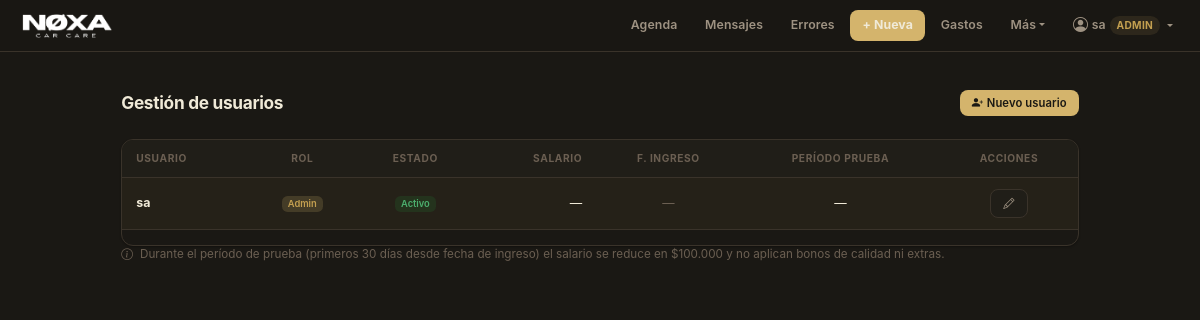
The page /users (signed in) on the database as committed earlier.
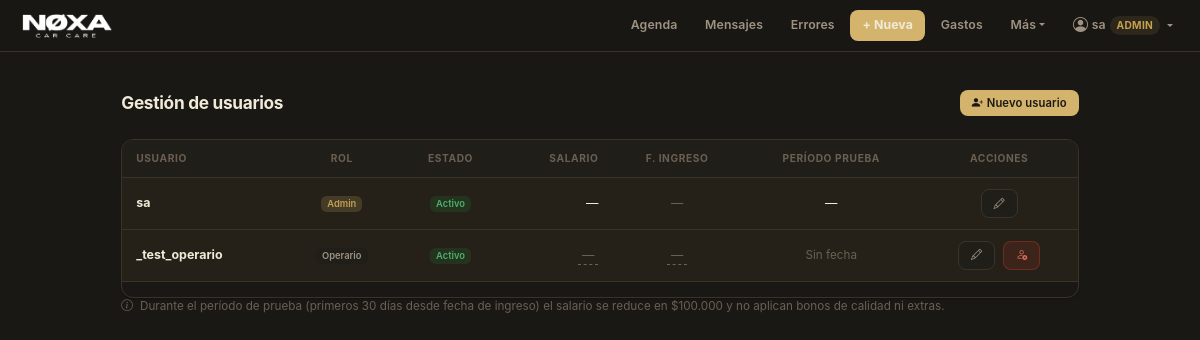
The same page on the database as committed later.
### app.py (models this page shows, shortened)
class User(db.Model):
    __tablename__ = "users"
    id           = db.Column(db.Integer, primary_key=True)
    username     = db.Column(db.String(80), nullable=False, unique=True)
    password_hash= db.Column(db.String(256), nullable=False)
    role         = db.Column(db.String(20), nullable=False, default="operario")
    is_active    = db.Column(db.Boolean, default=True)
    created_at   = db.Column(db.DateTime, nullable=False, default=datetime.utcnow)
    must_change_password = db.Column(db.Boolean, default=False)
    salary          = db.Column(db.Integer, default=0)
    is_trial_period = db.Column(db.Boolean, default=False)  # override manual (legado)
    hire_date       = db.Column(db.Date, nullable=True)     # fecha real de ingreso

### app.py (the view)
@app.route("/users")
def users_list():
    if not getattr(g, "current_user", None) or g.current_user.role != "admin":
        flash("Acceso restringido a administradores.", "danger")
        return redirect(url_for("calendar_view"))
    users = User.query.order_by(User.created_at.asc()).all()
    return render_template("users.html", users=users, today=date.today())

### app.py (called while the page is built)
@app.before_request
def require_login():
    endpoint = request.endpoint
    if endpoint in PUBLIC_ENDPOINTS:
        return
    user_id = session.get("user_id")
    if not user_id:
        return redirect(url_for("login", next=request.path))
    user = User.query.get(user_id)
    if not user or not user.is_active:
        session.clear()
        return redirect(url_for("login"))
    g.current_user = user
    if bool(user.must_change_password) and endpoint not in CHANGE_PWD_ENDPOINTS:
        flash("Debes cambiar tu contraseña antes de continuar.", "warning")
        return redirect(url_for("change_password"))
    if user.role == "operario" and endpoint not in OPERARIO_ENDPOINTS:
        flash("No tienes permiso para acceder a esa sección.", "danger")
        return redirect(url_for("calendar_view"))

@app.context_processor
def inject_user():
    return {"current_user": getattr(g, "current_user", None)}

### templates/users.html (shortened to what this page needs)
{% extends "base.html" %}
{% block content %}
<div class="container mt-4" style="max-width:980px;">
  <div class="d-flex align-items-center justify-content-between mb-4">
    <h2 class="mb-0">Gestión de usuarios</h2>
    <button class="btn btn-primary btn-sm" data-bs-toggle="modal" data-bs-target="#modalNewUser">
      <i class="bi bi-person-plus-fill me-1"></i>Nuevo usuario
    </button>
  </div>
  <div class="table-responsive">
    <table class="table table-dark table-hover align-middle">
      <thead>
        <tr>
          <th>Usuario</th>
          <th class="text-center">Rol</th>
          <th class="text-center">Estado</th>
          <th class="text-end">Salario</th>
          <th class="text-center">F. Ingreso</th>
          <th class="text-center">Período prueba</th>
          <th class="text-center">Acciones</th>
        </tr>
      </thead>
      <tbody>
        {% for u in users %}
        <tr>
          <td class="fw-bold">{{ u.username }}</td>
          <td class="text-center">
            {% if u.role == 'admin' %}
              <span class="badge bg-warning">Admin</span>
            {% elif u.role == 'lider' %}
              <span class="badge bg-info">Líder</span>
            {% else %}
              <span class="badge bg-secondary">Operario</span>
            {% endif %}
          </td>
          <td class="text-center">
            {% if u.is_active %}
              <span class="badge bg-success">Activo</span>
            {% else %}
              <span class="badge bg-danger">Inactivo</span>
            {% endif %}
          </td>
          <td class="text-end">
            {% if u.role == 'operario' %}
            <span class="editable-salary" data-id="{{ u.id }}" data-value="{{ u.salary or 0 }}"
                  style="cursor:pointer;border-bottom:1px dashed rgba(255,255,255,0.3);padding:2px 4px;">
              {% if u.salary %}
                $ {{ "{:,}".format(u.salary).replace(",", ".") }}
              {% else %}
                <span class="text-muted">—</span>
              {% endif %}
            </span>
            {% else %}—{% endif %}
          </td>
          <td class="text-center" style="font-size:0.82rem;">
            {% if u.role == 'operario' %}
              <span class="editable-hire-date" data-id="{{ u.id }}"
                    data-value="{{ u.hire_date.isoformat() if u.hire_date else '' }}"
                    style="cursor:pointer;border-bottom:1px dashed rgba(255,255,255,0.3);padding:2px 4px;white-space:nowrap;">
                {% if u.hire_date %}
                  {{ u.hire_date.strftime('%d/%m/%Y') }}
                {% else %}
                  <span class="text-muted">—</span>
                {% endif %}
              </span>
            {% else %}
              <span class="text-muted">—</span>
            {% endif %}
          </td>
          <td class="text-center" id="trial-cell-{{ u.id }}">
            {% if u.role == 'operario' %}
              {% if u.hire_date %}
                {% if u.in_trial %}
                  {% set days_left = 30 - (today - u.hire_date).days %}
                  <span class="badge bg-warning text-dark" title="Fin de prueba: {{ u.trial_end_date.strftime('%d/%m/%Y') }}">
                    En prueba · {{ days_left }}d
                  </span>
                {% else %}
                  <span class="badge bg-success">Confirmado</span>
                {% endif %}
              {% else %}
                <span class="text-muted" style="font-size:0.78rem;">Sin fecha</span>
              {% endif %}
            {% else %}
              —
            {% endif %}
          </td>
          <td class="text-center">
            <div class="d-flex gap-2 justify-content-center">
              <button class="btn btn-sm btn-outline-secondary"
                      data-bs-toggle="modal"
                      data-bs-target="#modalEditUser"
                      data-id="{{ u.id }}"
                      data-username="{{ u.username }}"
                      data-role="{{ u.role }}"
                      data-hire="{{ u.hire_date.isoformat() if u.hire_date else '' }}">
                <i class="bi bi-pencil"></i>
              </button>
              {% if u.id != current_user.id %}
              <form method="POST" action="{{ url_for('users_toggle', user_id=u.id) }}" class="m-0">
                {% if u.is_active %}
                  <button type="submit" class="btn btn-sm btn-outline-danger"
                          title="Desactivar">
                    <i class="bi bi-person-x"></i>
                  </button>
                {% else %}
                  <button type="submit" class="btn btn-sm btn-outline-success"
                          title="Activar">
                    <i class="bi bi-person-check"></i>
                  </button>
                {% endif %}
              </form>
              {% endif %}
            </div>
          </td>
        </tr>
        {% endfor %}
      </tbody>
    </table>
  </div>
  <p class="text-muted" style="font-size:0.78rem;">
    <i class="bi bi-info-circle me-1"></i>
    Durante el período de prueba (primeros 30 días desde fecha de ingreso) el salario se reduce en
    $100.000 y no aplican bonos de calidad ni extras.
  </p>
</div>
{% endblock %}

### templates/base.html (shortened to what this page needs)
<!doctype html>
<html lang="es">
<head>
  <link href="https://cdn.jsdelivr.net/npm/bootstrap@5.3.3/dist/css/bootstrap.min.css" rel="stylesheet">
  <link href="https://cdn.jsdelivr.net/npm/bootstrap-icons@1.11.3/font/bootstrap-icons.min.css" rel="stylesheet">
</head>
<body>
<nav class="navbar navbar-expand-lg mb-0"
     style="background:rgba(26,24,20,0.95);backdrop-filter:blur(20px);-webkit-backdrop-filter:blur(20px);border-bottom:1px solid var(--border);">
  <div class="container-fluid px-3">
    <a class="navbar-brand" href="{{ url_for('calendar_view') }}" style="padding:0;">
      <img src="{{ url_for('static', filename='img/logotipo.png') }}" alt="Agenda Detailing" class="navbar-logo"
        onerror="this.style.display='none';this.insertAdjacentHTML('afterend','<span class=\'navbar-brand-text\'>Agenda</span>');">
    </a>
    <div class="collapse navbar-collapse justify-content-end" id="navbarContent">
      <div class="d-flex flex-column flex-lg-row align-items-lg-center gap-1 py-2 py-lg-0">
        <a class="nav-link-custom" href="{{ url_for('calendar_view') }}">Agenda</a>
        {% if not current_user or current_user.role != 'operario' %}
        <a class="nav-link-custom" href="{{ url_for('whatsapp_inbox') }}">Mensajes</a>
        <a class="nav-link-custom" href="{{ url_for('quality_errors_list') }}">Errores</a>
        {% endif %}
        <a class="nav-link-custom nav-link-accent" href="{{ url_for('new_appointment') }}">+ Nueva</a>
        {% if not current_user or current_user.role != 'operario' %}
        <a class="nav-link-custom" href="{{ url_for('expenses_new') }}">Gastos</a>
        {% endif %}
        <div class="dropdown">
          <button class="nav-link-custom border-0 bg-transparent dropdown-toggle"
                  type="button" data-bs-toggle="dropdown" aria-expanded="false">Más</button>
        </div>
        {% if current_user %}
        <div class="dropdown">
          <button class="nav-link-custom border-0 bg-transparent dropdown-toggle d-flex align-items-center gap-1"
                  type="button" data-bs-toggle="dropdown" aria-expanded="false">
            <i class="bi bi-person-circle" style="font-size:1rem;"></i>
            <span>{{ current_user.username }}</span>
            <span style="font-size:0.68rem;padding:2px 7px;border-radius:20px;background:var(--accent-bg);color:var(--accent-dk);font-weight:700;text-transform:uppercase;letter-spacing:0.3px;">{{ current_user.role }}</span>
          </button>
        </div>
        {% endif %}
      </div>
    </div>
  </div>
</nav>
<div class="container-fluid px-3 px-lg-4 pt-3">
  {% block content %}{% endblock %}
</div>
</body>
</html>

### templates/base.html (style rules this page uses)
:root { color-scheme: dark; --bg: #1a1814; --bg2: #201e18; --surface: #252118; --surface2: #2e2a20; --border: #3a332a; --border2: rgba(212,180,108,0.25); --text: #f0ead8; --text2: #9e9282; --text3: #6b5f52; --accent: #d4b46c; --accent-dk: #c4a050; --accent-bg: rgba(212,180,108,0.10); --ink: #f0ead8; --radius: 12px; --radius-sm: 8px; --shadow: 0 1px 3px rgba(0,0,0,0.4), 0 4px 12px rgba(0,0,0,0.25); --shadow-sm: 0 1px 2px rgba(0,0,0,0.3); }
*, *::before, *::after { box-sizing: border-box; }
html, body { margin: 0; padding: 0; background-color: var(--bg) !important; color: var(--text); font-family: -apple-system, BlinkMacSystemFont, "Segoe UI", sans-serif; -webkit-font-smoothing: antialiased; font-size: 15px; }
.container-fluid, .container { background: transparent !important; }
h1, h2, h3, h4, h5, h6 { color: var(--text); font-weight: 700; letter-spacing: -0.3px; }
h2 { font-size: 1.15rem; }
p, span, td, li { color: var(--text2); }
.navbar-logo { height: 36px; width: auto; display: block; }
.nav-link-custom { color: var(--text2); text-decoration: none; font-size: 0.82rem; font-weight: 600; padding: 6px 12px; border-radius: var(--radius-sm); transition: color 0.15s, background 0.15s; letter-spacing: 0.1px; cursor: pointer; white-space: nowrap; }
.nav-link-accent { color: var(--ink) !important; background: var(--accent) !important; font-weight: 700; }
.btn { font-size: 0.82rem !important; font-weight: 600 !important; border-radius: var(--radius-sm) !important; padding: 8px 16px !important; transition: all 0.15s !important; box-shadow: none !important; letter-spacing: 0.1px; border: none !important; }
.btn-primary { background: var(--accent) !important; color: #1a1814 !important; }
.btn-secondary, .btn-outline-secondary { background: var(--bg2) !important; border: 1px solid var(--border) !important; color: var(--text2) !important; }
.btn-danger, .btn-outline-danger { background: rgba(192,57,43,0.15) !important; border: 1px solid rgba(192,57,43,0.4) !important; color: #e07060 !important; }
.btn-sm { padding: 5px 12px !important; font-size: 0.75rem !important; }
.table-dark { --bs-table-bg: var(--surface) !important; --bs-table-hover-bg: var(--bg) !important; --bs-table-border-color: var(--border) !important; color: var(--text) !important; font-size: 0.83rem; }
.table-dark thead th { background: var(--bg2) !important; color: var(--text3) !important; font-weight: 700 !important; font-size: 0.68rem !important; text-transform: uppercase !important; letter-spacing: 0.6px !important; border-bottom: 1px solid var(--border) !important; padding: 11px 14px !important; }
.table-dark td { padding: 11px 14px !important; vertical-align: middle !important; color: var(--text) !important; border-color: var(--border) !important; }
.table-responsive { border-radius: var(--radius); overflow: hidden; border: 1px solid var(--border); box-shadow: var(--shadow-sm); }
.badge.bg-success { background: rgba(30,126,52,0.20) !important; color: #4caf6e !important; font-weight: 600; }
.badge.bg-secondary { background: var(--bg2) !important; color: var(--text2) !important; font-weight: 600; }
.badge.bg-warning { background: rgba(212,180,108,0.18) !important; color: var(--accent-dk) !important; font-weight: 600; }
.text-muted { color: var(--text3) !important; }
.fw-bold { color: var(--text) !important; }
nav.navbar { position: relative; z-index: 1040; }

Rows that differ between the two databases and show on the page:
added User: username "_test_operario", role "Operario", is_active "Activo", {{ u.salary or 0 }} 0 (drawn)
